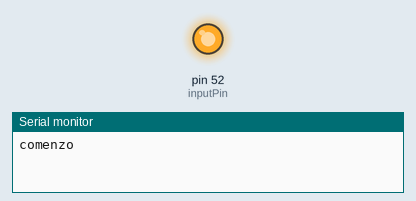
Bench run of a sketch on a simulated Arduino Mega 2560, built with avr-gcc and run on an emulated ATmega2560. Parts: output pins drawn as LEDs (lit = HIGH), the last lines printed to the serial monitor.

Above: at 0.5 s.
At 5.7 s:
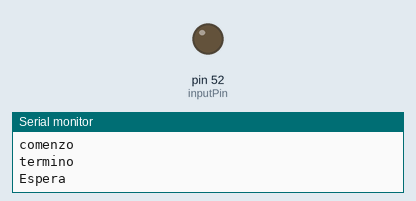
Timing chart, 0 to 8.1 s (numbered marks = the images above):
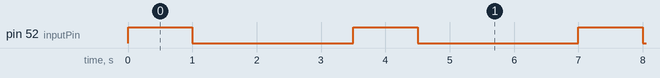

The sketch:

simple_led.ino
```cpp
const int inputPin = 52;

void setup() {
  Serial.begin(9600);
  pinMode(inputPin, OUTPUT);
}

void loop() {

 task();

  Serial.println("Espera");
  delay(2000);
}

void task() {
  Serial.println("comenzo");
  digitalWrite(inputPin, HIGH);   // turn the LED on (HIGH is the voltage level)
  delay(1000);                       // wait for a second
  digitalWrite(inputPin, LOW);    // turn the LED off by making the voltage LOW
  delay(500);
  Serial.println("termino");
}
```

Measured:
- by itself, pin 52 (inputPin): alternates HIGH for 1.0 s and LOW for 2.5 s
